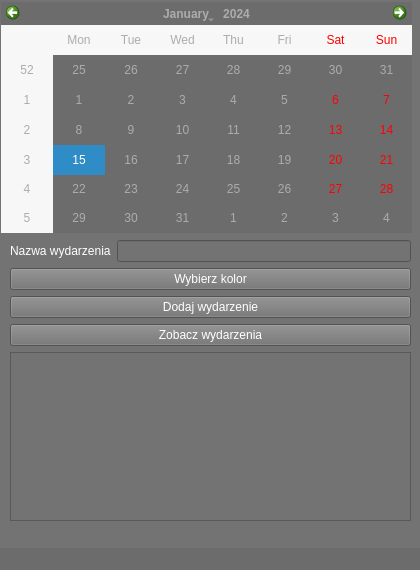
<?xml version="1.0" encoding="UTF-8"?>
<ui version="4.0">
 <class>MainWindow</class>
 <widget class="QMainWindow" name="MainWindow">
  <property name="geometry">
   <rect>
    <x>0</x>
    <y>0</y>
    <width>420</width>
    <height>570</height>
   </rect>
  </property>
  <property name="font">
   <font>
    <family>Palatino Linotype</family>
    <pointsize>11</pointsize>
    <weight>50</weight>
    <italic>false</italic>
    <bold>false</bold>
    <underline>false</underline>
    <strikeout>false</strikeout>
    <kerning>true</kerning>
   </font>
  </property>
  <property name="windowTitle">
   <string>Kalendarz</string>
  </property>
  <property name="styleSheet">
   <string notr="true">background-color: rgb(108, 108, 108);
color: white</string>
  </property>
  <widget class="QWidget" name="centralwidget">
   <property name="styleSheet">
    <string notr="true">background-color: rgb(115, 115, 115)
</string>
   </property>
   <widget class="QCalendarWidget" name="calendarWidget">
    <property name="geometry">
     <rect>
      <x>1</x>
      <y>2</y>
      <width>411</width>
      <height>231</height>
     </rect>
    </property>
    <property name="styleSheet">
     <string notr="true">background-color: rgb(108, 108, 108);
color: rgb(172, 172, 172)</string>
    </property>
   </widget>
   <widget class="QWidget" name="verticalLayoutWidget">
    <property name="geometry">
     <rect>
      <x>10</x>
      <y>240</y>
      <width>401</width>
      <height>281</height>
     </rect>
    </property>
    <layout class="QVBoxLayout" name="verticalLayout">
     <item>
      <layout class="QHBoxLayout" name="horizontalLayout">
       <item>
        <widget class="QLabel" name="label">
         <property name="styleSheet">
          <string notr="true">color: white
</string>
         </property>
         <property name="text">
          <string>Nazwa wydarzenia</string>
         </property>
        </widget>
       </item>
       <item>
        <widget class="QLineEdit" name="lineEdit"/>
       </item>
      </layout>
     </item>
     <item>
      <widget class="QPushButton" name="pushButton_3">
       <property name="text">
        <string>Wybierz kolor</string>
       </property>
      </widget>
     </item>
     <item>
      <widget class="QPushButton" name="pushButton">
       <property name="styleSheet">
        <string notr="true">color: white
</string>
       </property>
       <property name="text">
        <string>Dodaj wydarzenie</string>
       </property>
      </widget>
     </item>
     <item>
      <widget class="QPushButton" name="pushButton_2">
       <property name="text">
        <string>Zobacz wydarzenia</string>
       </property>
      </widget>
     </item>
     <item>
      <widget class="QListWidget" name="listWidget"/>
     </item>
    </layout>
   </widget>
  </widget>
  <widget class="QMenuBar" name="menubar">
   <property name="geometry">
    <rect>
     <x>0</x>
     <y>0</y>
     <width>420</width>
     <height>21</height>
    </rect>
   </property>
  </widget>
  <widget class="QStatusBar" name="statusbar"/>
 </widget>
 <resources/>
 <connections/>
</ui>
